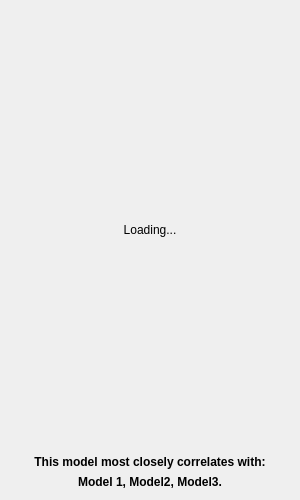
              <widget class="QWidget" name="similarityWidget" native="true">
               <property name="sizePolicy">
                <sizepolicy hsizetype="Expanding" vsizetype="Preferred">
                 <horstretch>0</horstretch>
                 <verstretch>0</verstretch>
                </sizepolicy>
               </property>
               <property name="minimumSize">
                <size>
                 <width>300</width>
                 <height>500</height>
                </size>
               </property>
               <layout class="QVBoxLayout" name="placeholderWidget">
                <item>
                 <widget class="ClickableLabel" name="similarityImg">
                  <property name="sizePolicy">
                   <sizepolicy hsizetype="Expanding" vsizetype="Expanding">
                    <horstretch>0</horstretch>
                    <verstretch>0</verstretch>
                   </sizepolicy>
                  </property>
                  <property name="minimumSize">
                   <size>
                    <width>0</width>
                    <height>0</height>
                   </size>
                  </property>
                  <property name="maximumSize">
                   <size>
                    <width>16777215</width>
                    <height>16777215</height>
                   </size>
                  </property>
                  <property name="text">
                   <string>Loading...</string>
                  </property>
                  <property name="scaledContents">
                   <bool>false</bool>
                  </property>
                  <property name="alignment">
                   <set>Qt::AlignmentFlag::AlignCenter</set>
                  </property>
                 </widget>
                </item>
                <item>
                 <widget class="QLabel" name="similarityCorrelationStatic">
                  <property name="sizePolicy">
                   <sizepolicy hsizetype="Preferred" vsizetype="Preferred">
                    <horstretch>0</horstretch>
                    <verstretch>0</verstretch>
                   </sizepolicy>
                  </property>
                  <property name="font">
                   <font>
                    <bold>true</bold>
                   </font>
                  </property>
                  <property name="text">
                   <string>This model most closely correlates with:</string>
                  </property>
                  <property name="alignment">
                   <set>Qt::AlignmentFlag::AlignCenter</set>
                  </property>
                 </widget>
                </item>
                <item>
                 <widget class="QLabel" name="similarityCorrelation">
                  <property name="sizePolicy">
                   <sizepolicy hsizetype="Preferred" vsizetype="Preferred">
                    <horstretch>0</horstretch>
                    <verstretch>0</verstretch>
                   </sizepolicy>
                  </property>
                  <property name="palette">
                   <palette>
                    <active>
                     <colorrole role="Button">
                      <brush brushstyle="SolidPattern">
                       <color alpha="255">
                        <red>0</red>
                        <green>0</green>
                        <blue>0</blue>
                       </color>
                      </brush>
                     </colorrole>
                     <colorrole role="Base">
                      <brush brushstyle="SolidPattern">
                       <color alpha="255">
                        <red>0</red>
                        <green>0</green>
                        <blue>0</blue>
                       </color>
                      </brush>
                     </colorrole>
                     <colorrole role="Window">
                      <brush brushstyle="SolidPattern">
                       <color alpha="255">
                        <red>0</red>
                        <green>0</green>
                        <blue>0</blue>
                       </color>
                      </brush>
                     </colorrole>
                    </active>
                    <inactive>
                     <colorrole role="Button">
                      <brush brushstyle="SolidPattern">
                       <color alpha="255">
                        <red>0</red>
                        <green>0</green>
                        <blue>0</blue>
                       </color>
                      </brush>
                     </colorrole>
                     <colorrole role="Base">
                      <brush brushstyle="SolidPattern">
                       <color alpha="255">
                        <red>0</red>
                        <green>0</green>
                        <blue>0</blue>
                       </color>
                      </brush>
                     </colorrole>
                     <colorrole role="Window">
                      <brush brushstyle="SolidPattern">
                       <color alpha="255">
                        <red>0</red>
                        <green>0</green>
                        <blue>0</blue>
                       </color>
                      </brush>
                     </colorrole>
                    </inactive>
                    <disabled>
                     <colorrole role="Button">
                      <brush brushstyle="SolidPattern">
                       <color alpha="255">
                        <red>0</red>
                        <green>0</green>
                        <blue>0</blue>
                       </color>
                      </brush>
                     </colorrole>
                     <colorrole role="Base">
                      <brush brushstyle="SolidPattern">
                       <color alpha="255">
                        <red>0</red>
                        <green>0</green>
                        <blue>0</blue>
                       </color>
                      </brush>
                     </colorrole>
                     <colorrole role="Window">
                      <brush brushstyle="SolidPattern">
                       <color alpha="255">
                        <red>0</red>
                        <green>0</green>
                        <blue>0</blue>
                       </color>
                      </brush>
                     </colorrole>
                    </disabled>
                   </palette>
                  </property>
                  <property name="font">
                   <font>
                    <bold>true</bold>
                   </font>
                  </property>
                  <property name="text">
                   <string>Model 1, Model2, Model3.</string>
                  </property>
                  <property name="alignment">
                   <set>Qt::AlignmentFlag::AlignCenter</set>
                  </property>
                 </widget>
                </item>
               </layout>
              </widget>
